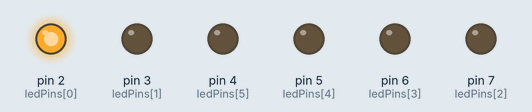
The sketch below on a simulated Arduino Uno, built with avr-gcc and run on an emulated ATmega328P. Parts: output pins drawn as LEDs (lit = HIGH).

Above: at 0.05 s.
At 0.35 s:
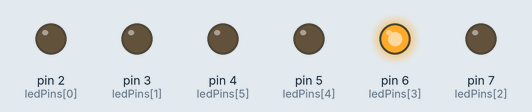
At 0.95 s:
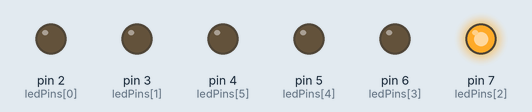
At 1.35 s:
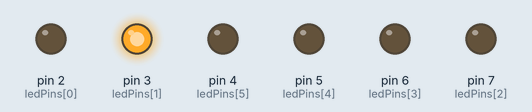
At 1.8 s:
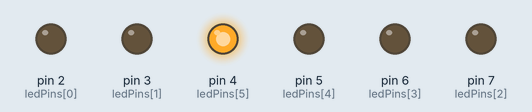
At 2.85 s:
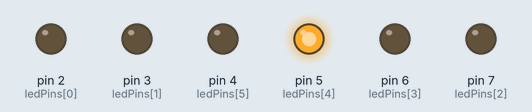
Timing chart, 0 to 3.1 s (numbered marks = the images above):
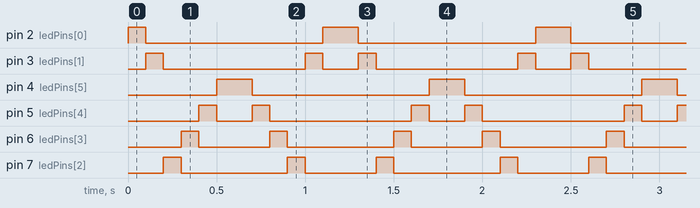

Measured:
- by itself, pin 2 (ledPins[0]): repeats every 1.2 s: LOW 1.0 s, HIGH 0.20 s
- by itself, pin 3 (ledPins[1]): repeats every 1.2 s: LOW 0.80 s, HIGH 0.10 s, LOW 0.20 s, HIGH 0.10 s
- by itself, pin 4 (ledPins[5]): alternates HIGH for 0.20 s and LOW for 1.0 s
- by itself, pin 5 (ledPins[4]): repeats every 1.2 s: LOW 0.20 s, HIGH 0.10 s, LOW 0.80 s, HIGH 0.10 s
- by itself, pin 6 (ledPins[3]): repeats every 1.2 s: LOW 0.40 s, HIGH 0.10 s, LOW 0.60 s, HIGH 0.10 s
- by itself, pin 7 (ledPins[2]): repeats every 1.2 s: LOW 0.60 s, HIGH 0.10 s, LOW 0.40 s, HIGH 0.10 s

The sketch:

LED_Array.ino
```cpp
int timer = 100;           // The higher the number, the slower the timing.
int ledPins[] = {
  2, 3, 7, 6, 5, 4 };       // an array of pin numbers to which LEDs are attached
int pinCount = 6;           // the number of pins (i.e. the length of the array)

void setup() {
  // the array elements are numbered from 0 to (pinCount - 1).
  // use a for loop to initialize each pin as an output:
  for (int thisPin = 0; thisPin < pinCount; thisPin++)  {
    pinMode(ledPins[thisPin], OUTPUT);
  }
}

void loop() {


  // loop from the lowest pin to the highest:
  for (int thisPin = 0; thisPin < pinCount; thisPin++) {
    // turn the pin on:
    digitalWrite(ledPins[thisPin], HIGH);
    delay(timer);
    // turn the pin off:
    digitalWrite(ledPins[thisPin], LOW);

  }

  // loop from the highest pin to the lowest:
  for (int thisPin = pinCount - 1; thisPin >= 0; thisPin--) {
    // turn the pin on:
    digitalWrite(ledPins[thisPin], HIGH);
    delay(timer);
    // turn the pin off:
    digitalWrite(ledPins[thisPin], LOW);
  }
}
```
